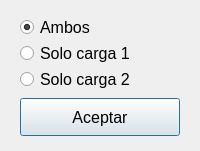
<?xml version="1.0" encoding="UTF-8"?>
<ui version="4.0">
 <class>Modos</class>
 <widget class="QDialog" name="Modos">
  <property name="geometry">
   <rect>
    <x>0</x>
    <y>0</y>
    <width>200</width>
    <height>151</height>
   </rect>
  </property>
  <property name="font">
   <font>
    <pointsize>12</pointsize>
   </font>
  </property>
  <property name="windowTitle">
   <string>Dialog</string>
  </property>
  <layout class="QVBoxLayout" name="verticalLayout_2" stretch="4,1">
   <property name="leftMargin">
    <number>20</number>
   </property>
   <property name="topMargin">
    <number>15</number>
   </property>
   <property name="rightMargin">
    <number>20</number>
   </property>
   <property name="bottomMargin">
    <number>15</number>
   </property>
   <item>
    <layout class="QVBoxLayout" name="verticalLayout">
     <property name="spacing">
      <number>1</number>
     </property>
     <item>
      <widget class="QRadioButton" name="radioButton_3">
       <property name="text">
        <string>Ambos</string>
       </property>
       <property name="checked">
        <bool>true</bool>
       </property>
       <attribute name="buttonGroup">
        <string notr="true">rbtnGroupModos</string>
       </attribute>
      </widget>
     </item>
     <item>
      <widget class="QRadioButton" name="radioButton">
       <property name="text">
        <string>Solo carga 1</string>
       </property>
       <attribute name="buttonGroup">
        <string notr="true">rbtnGroupModos</string>
       </attribute>
      </widget>
     </item>
     <item>
      <widget class="QRadioButton" name="radioButton_2">
       <property name="text">
        <string>Solo carga 2</string>
       </property>
       <attribute name="buttonGroup">
        <string notr="true">rbtnGroupModos</string>
       </attribute>
      </widget>
     </item>
    </layout>
   </item>
   <item>
    <widget class="QPushButton" name="pushButton">
     <property name="sizePolicy">
      <sizepolicy hsizetype="Minimum" vsizetype="Expanding">
       <horstretch>0</horstretch>
       <verstretch>0</verstretch>
      </sizepolicy>
     </property>
     <property name="text">
      <string>Aceptar</string>
     </property>
    </widget>
   </item>
  </layout>
 </widget>
 <resources/>
 <connections/>
 <buttongroups>
  <buttongroup name="rbtnGroupModos"/>
 </buttongroups>
</ui>
